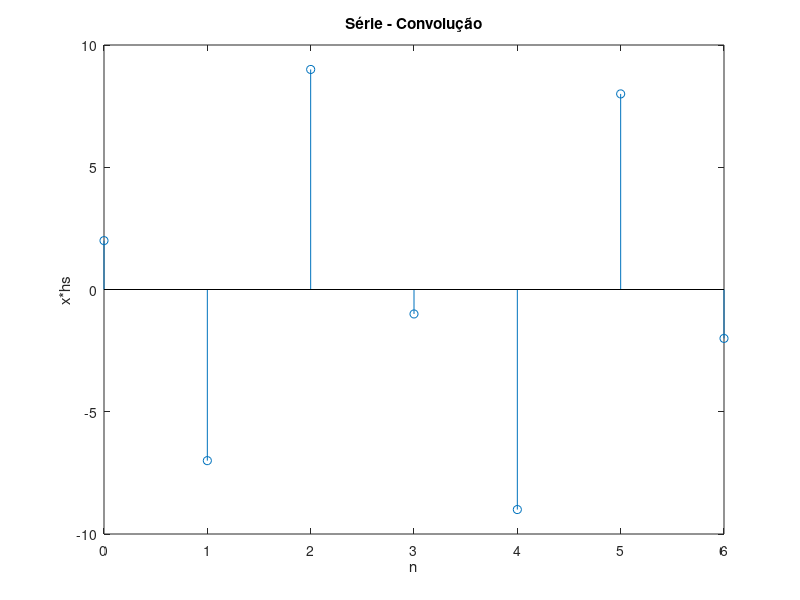
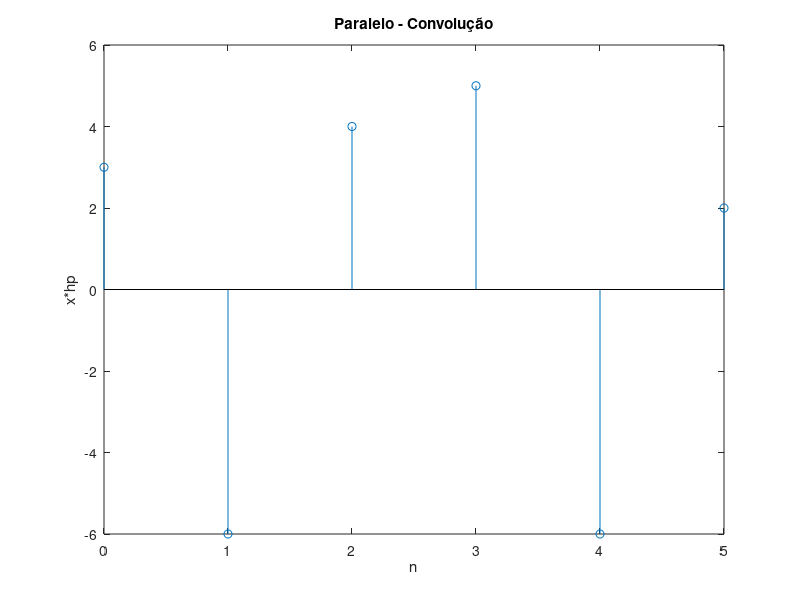
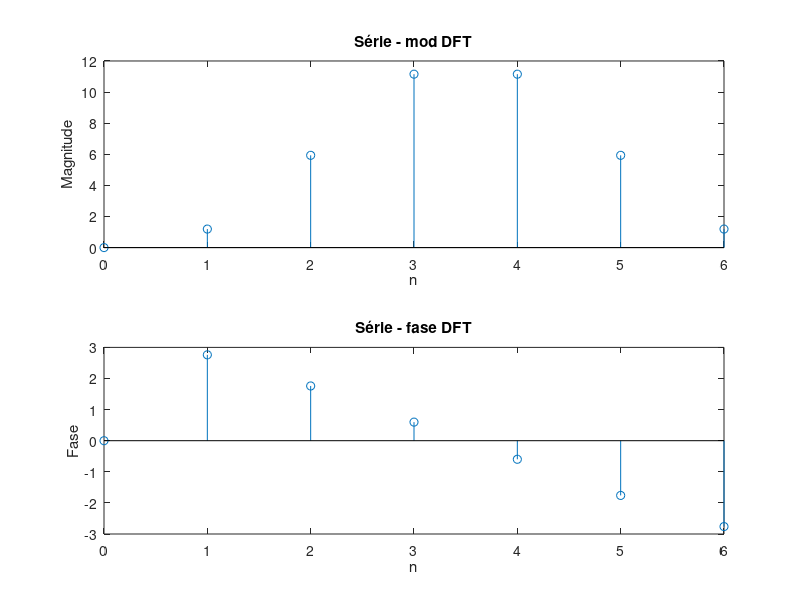
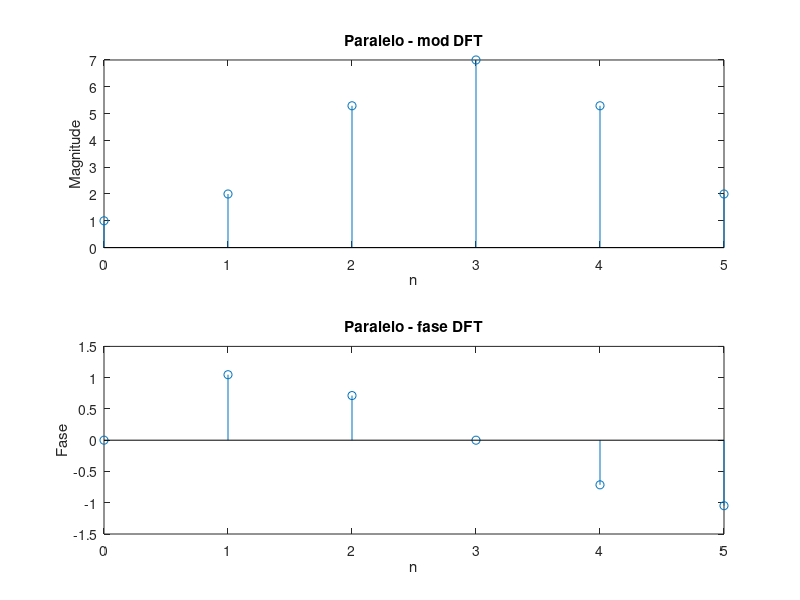

Reproduce these figures in MATLAB, in order.
%ITEM C:

hs = [2 -5 4 -1];
hp = [3 -3 1];
x = [1 -1 0 2];

N_s = length(x) + length(hs) - 1;
N_p = length(x) + length(hp) - 1;

hs_x = conv(x,hs)
hp_x = conv(x,hp)

ns = [0:length(hs_x)-1];
np = [0:length(hp_x)-1];

figure();
stem(ns,hs_x)
title("Série - Convolução");
ylabel("x*hs");
xlabel("n")

figure();
stem(np,hp_x)
title("Paralelo - Convolução");
ylabel("x*hp");
xlabel("n")

%ITEM D:

dft_hs = fft(hs, N_s)
dft_hp = fft(hp, N_p)

ns = [0:length(dft_hs)-1];
np = [0:length(dft_hp)-1];

figure();

subplot(2,1,1);
stem(ns,abs(dft_hs))
title("Série - mod DFT")
ylabel("Magnitude");
xlabel("n")

subplot(2,1,2);
stem(ns,unwrap(angle(dft_hs)))
title("Série - fase DFT");
ylabel("Fase");
xlabel("n")

figure();

subplot(2,1,1);
stem(np,abs(dft_hp))
title("Paralelo - mod DFT")
ylabel("Magnitude");
xlabel("n")

subplot(2,1,2);
stem(np,unwrap(angle(dft_hp)))
title("Paralelo - fase DFT");
ylabel("Fase");
xlabel("n")

%ITEM E:

dft_x = fft(x)
nx = [0:length(dft_x)-1];

figure();

subplot(2,1,1);
stem(nx,abs(dft_x))
title("Entrada - mod DFT");
ylabel("Magnitude");
xlabel("n");

subplot(2,1,2);
stem(nx,unwrap(angle(dft_x)))
title("Entrada - fase DFT");
ylabel("Fase");
xlabel("n");

% ITEM F E G:

dft_x = fft(x, N_s);
Ys_item_f = dft_hs.*dft_x

dft_x = fft(x, N_p);
Yp_item_f = dft_hp.*dft_x

%Ys
figure();

subplot(2,1,1);
nYs = [0:length(Ys_item_f)-1];
stem(nYs, abs(Ys_item_f));
title("Comparação Ys - MAGNITUDE");
ylabel("MAGNITUDE");
xlabel("n");
hold on;
Ys_item_c = fft(hs_x)
nYs = [0:length(Ys_item_c)-1];
stem(nYs - 0.1, abs(Ys_item_c)); % Defasagem adicionada apenas para visualizacao
legend("Ys item f", "Ys item c");

subplot(2,1,2);
nYs = [0:length(Ys_item_f)-1];
stem(nYs, unwrap(angle(Ys_item_f)));
title("Comparação Ys - FASE");
ylabel("Fase");
xlabel("n");
hold on;
nYs = [0:length(Ys_item_c)-1];
stem(nYs - 0.1, unwrap(angle(Ys_item_c))); % Defasagem adicionada apenas para visualizacao
legend("Ys item f", "Ys item c");

%Yp
figure();

subplot(2,1,1);
nYp = [0:length(Yp_item_f)-1];
stem(nYp, abs(Yp_item_f));
title("Comparação Yp - MAGNITUDE");
ylabel("MAGNITUDE");
xlabel("n");
hold on;
Yp_item_c = fft(hp_x)
nYp = [0:length(Yp_item_c)-1];
stem(nYp - 0.1, abs(Yp_item_c)); % Defasagem adicionada apenas para visualizacao
legend("Yp item f", "Yp item c");

subplot(2,1,2);
nYp = [0:length(Yp_item_f)-1];
stem(nYp, unwrap(angle(Yp_item_f)));
title("Comparação Yp - FASE");
ylabel("Fase");
xlabel("n");
hold on;
nYp = [0:length(Yp_item_c)-1];
stem(nYp - 0.1, unwrap(angle(Yp_item_c))); % Defasagem adicionada apenas para visualizacao
legend("Yp item f", "Yp item c");